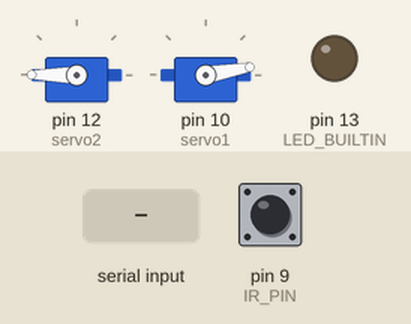
Simulated run of this sketch. Board: Arduino Uno, built with avr-gcc and run on an emulated ATmega328P. Shown: 2 × servo, output pins drawn as LEDs (lit = HIGH). The test bench sets the inputs (shaded band); at power-on: pin 9 (IR_PIN) HIGH. What the sketch prints to the serial monitor is not drawn.

Above: at 1.2 s.
1.3 s: "90,45\n" received over Serial
At 1.46 s:
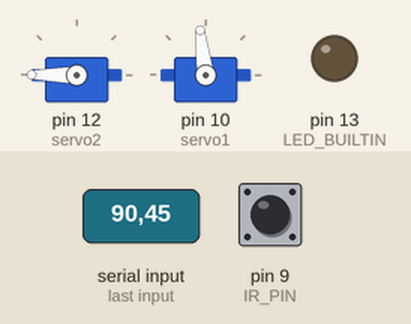
13.3 s: "1\n" received over Serial
At 13.92 s:
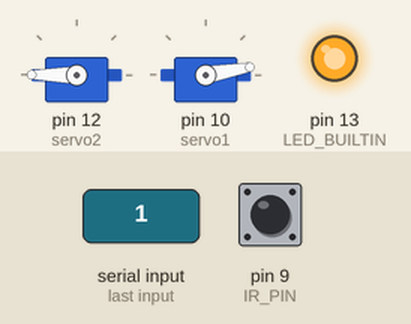
At 19.3 s:
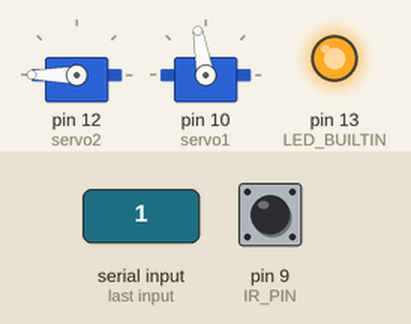
Timing chart, 0 to 24.0 s (numbered marks = the images above; inputs shaded):
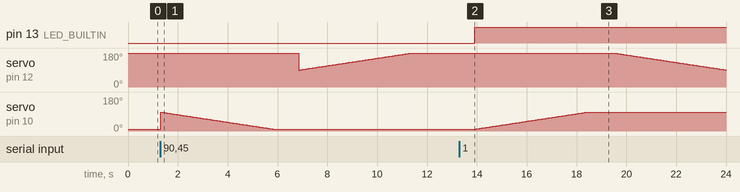

The sketch:

readfromPY.ino
```cpp
const int IR_PIN = 9;
#include <Servo.h>
//8-1st IR,9-2nd IR, 10 -1st servo,11-2ndservo
Servo servo1;
Servo servo2;


int val;
void setup() {
  // initialize digital pin LED_BUILTIN as an output.
  Serial.begin(19200);
  pinMode(LED_BUILTIN, OUTPUT);
  pinMode(9, INPUT);
  pinMode(10,INPUT);
  servo2.attach(12);
  servo2.write(180);
  servo1.attach(10);  // attaches the servo on pin 9 to the servo objectư
  servo1.write(10);
}

// the loop function runs over and over again forever
void loop() {


  if (Serial.available() > 0){
    int val = char(Serial.read())-'0';
    Serial.write("\n");


    if(val == 1){
      Serial.write("ON\n");
      digitalWrite(LED_BUILTIN, HIGH);
      onServo1();
      onServo2();
      delay(1500);
    }

    if(val == 0){
      Serial.write("OFF\n");
      digitalWrite(LED_BUILTIN, LOW);
      offServo1();
      offServo2();
      delay(1500);
      }

}
int irSensorValue = digitalRead(9);
    if (irSensorValue == LOW){
      onServo2();
      delay(3000);
      offServo2();
    }
int irSensorValue2 = digitalRead(10);
Serial.write(irSensorValue2);
    if (irSensorValue2 == HIGH){
      onServo1();
      delay(3000);
      offServo1();
    }
  }


void  onServo1(){
for (int pos = 10; pos <= 100; pos += 1) {  // rotate from 180 degrees to 0 degrees, one by one degree
    servo1.write(pos);                        // control servo to go to position in variable 'pos'
    delay(50);                               // waits 10ms for the servo to reach the position
  }
  delay(1000);
}

void  offServo1(){
  for (int pos = 100; pos >= 10; pos -= 1) {  // rotate from 180 degrees to 0 degrees, one by one degree
    servo1.write(pos);                        // control servo to go to position in variable 'pos'
    delay(50);                               // waits 10ms for the servo to reach the position
  }
  delay(1000);
}


void  onServo2(){
for (int pos = 180; pos >= 90; pos -= 1) {  // rotate from 180 degrees to 0 degrees, one by one degree
    servo2.write(pos);                        // control servo to go to position in variable 'pos'
    delay(50);                               // waits 10ms for the servo to reach the position
  }
  delay(1000);
}

void  offServo2(){
  for (int pos = 90; pos <= 180; pos += 1) {  // rotate from 180 degrees to 0 degrees, one by one degree
    servo2.write(pos);                        // control servo to go to position in variable 'pos'
    delay(50);                               // waits 10ms for the servo to reach the position
  }
  delay(1000);
}
```

Measured:
- after the input at 13.3 s, pin 13 (LED_BUILTIN): LOW → HIGH after 0.62 s; servo on pin 12 (servo2): moves from 180° to 90° over 4.5 s, starting after 6.2 s; servo on pin 10 (servo1): moves from 10° to 100° over 4.5 s, starting after 0.67 s
